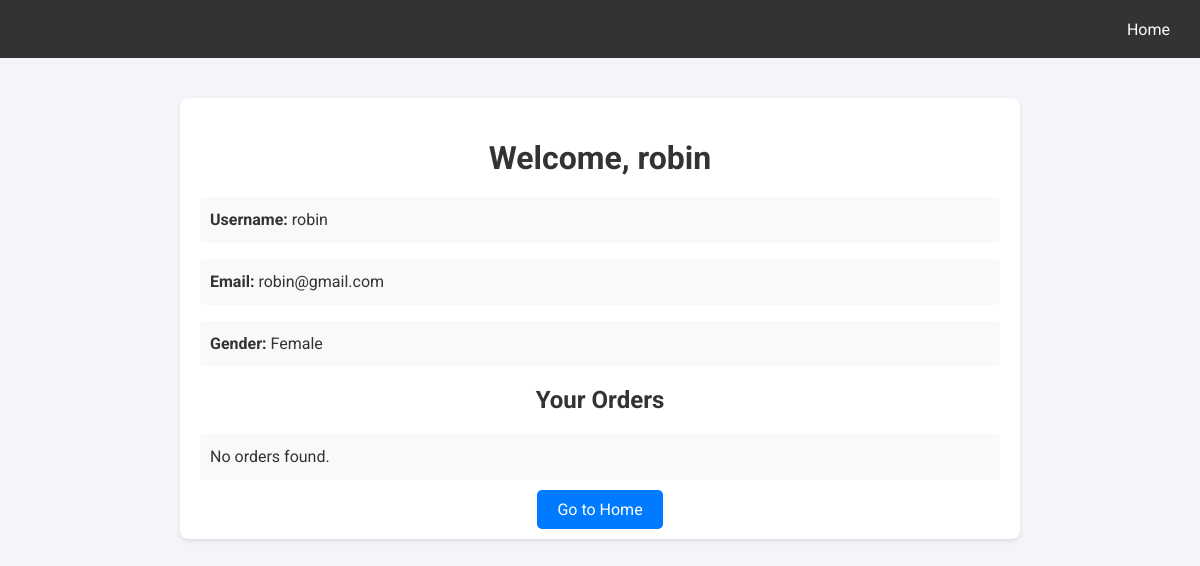
Page /profile/ (signed in) on the earlier database version.
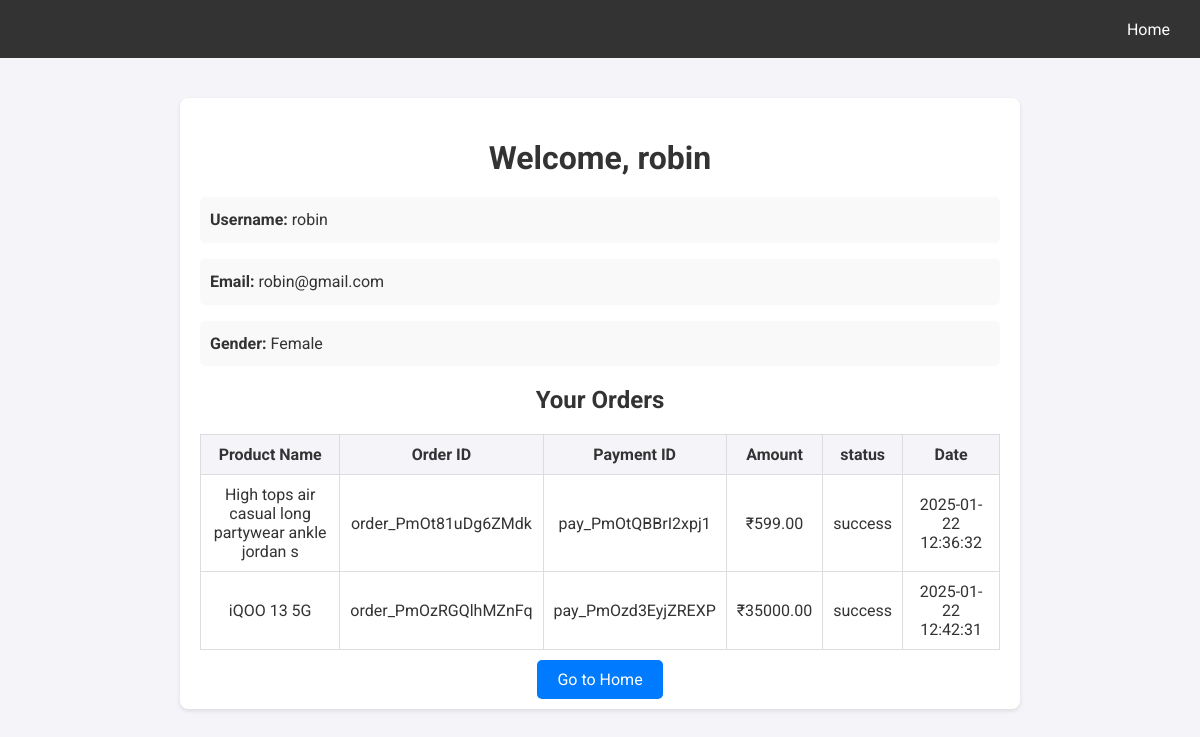
Same page on the later database version.
### payments/models.py (models this page shows, shortened)
class Payment(models.Model):
    order_id = models.CharField(max_length=100)
    payment_id = models.CharField(max_length=100, blank=True, null=True)
    signature = models.CharField(max_length=256, blank=True, null=True)
    amount = models.DecimalField(max_digits=10, decimal_places=2)
    status = models.CharField(max_length=20, default='created')
    created_at = models.DateTimeField(auto_now_add=True)
    product_name = models.ForeignKey(Product, on_delete=models.CASCADE, blank=True, null=True)
    user = models.ForeignKey(UserRegistration, on_delete=models.CASCADE, blank=True, null=True)

### store/product.py (models this page shows, shortened)
class Product(models.Model):
    name=models.CharField(max_length=50)
    category=models.ForeignKey(Catogary,on_delete=models.CASCADE,default=1)
    image=models.ImageField(upload_to='img')
    desc=models.TextField()
    price=models.IntegerField()

### store/views.py (the view)
# urls.py: path('profile/',views.profile,name='profile'),
def profile(request):
    if 'username' in request.session:
        user_id = request.session.get('user_id')  # Replace with your authentication logic
        user = get_object_or_404(UserRegistration, id=user_id)
        orders = Payment.objects.filter(user=user)  # Fetch orders for the logged-in user
        return render(request, 'store/profile.html', {
            'user': user,
            'orders': orders,
        })
    else:
        messages.error(request, "You need to log in to view your profile.")
        return redirect('login')

### templates/store/profile.html (shortened to what this page needs)
<!DOCTYPE html>
<html lang="en">
<head>
</head>
<body>
    <header>
        <h1>User Profile</h1>
        <div class="nav-links">
            <a href="{% url 'home' %}">Home</a>
        </div>
    </header>
    <div class="profile-container">
        <h1>Welcome, {{ user.username }}</h1>
        <div class="profile-details">
            <p><strong>Username:</strong> {{ user.username }}</p>
            <p><strong>Email:</strong> {{ user.email }}</p>
            <p><strong>Gender:</strong> {{ user.get_gender_display }}</p>
        </div>
        <div class="order-details">
            <h2>Your Orders</h2>
            {% if orders %}
            <table>
                <thead>
                    <tr>
                        <th>Product Name</th>
                        <th>Order ID</th>
                        <th>Payment ID</th>
                        <th>Amount</th>
                        <th>status</th>
                        <th>Date</th>
                    </tr>
                </thead>
                <tbody>
                    {% for order in orders %}
                    <tr>
                        <td>{{ order.product_name.name }}</td>
                        <td>{{ order.order_id }}</td>
                        <td>{{ order.payment_id }}</td>
                        <td>₹{{ order.amount }}</td>
                        <td>{{ order.status }}</td>
                        <td>{{ order.created_at|date:"Y-m-d H:i:s" }}</td>
                    </tr>
                    {% endfor %}
                </tbody>
            </table>
            {% else %}
            <p>No orders found.</p>
            {% endif %}
        </div>
        <div class="profile-actions">
            <a href="{% url 'home' %}">Go to Home</a>
        </div>
    </div>
</body>
</html>

Differences in the rows shown:
added Payment: product_name.name "High tops air casual long partywear ankle jordan s", order_id "order_PmOt81uDg6ZMdk", payment_id "pay_PmOtQBBrI2xpj1", amount "599.00", status "success", created_at "2025-01-22 12:36:32"
added Payment: product_name.name "iQOO 13 5G", order_id "order_PmOzRGQlhMZnFq", payment_id "pay_PmOzd3EyjZREXP", amount "35000.00", status "success", created_at "2025-01-22 12:42:31"
Other differences:
text no longer shown: "No orders found."
text now shown: "Product Name Order ID Payment ID Amount status Date"
